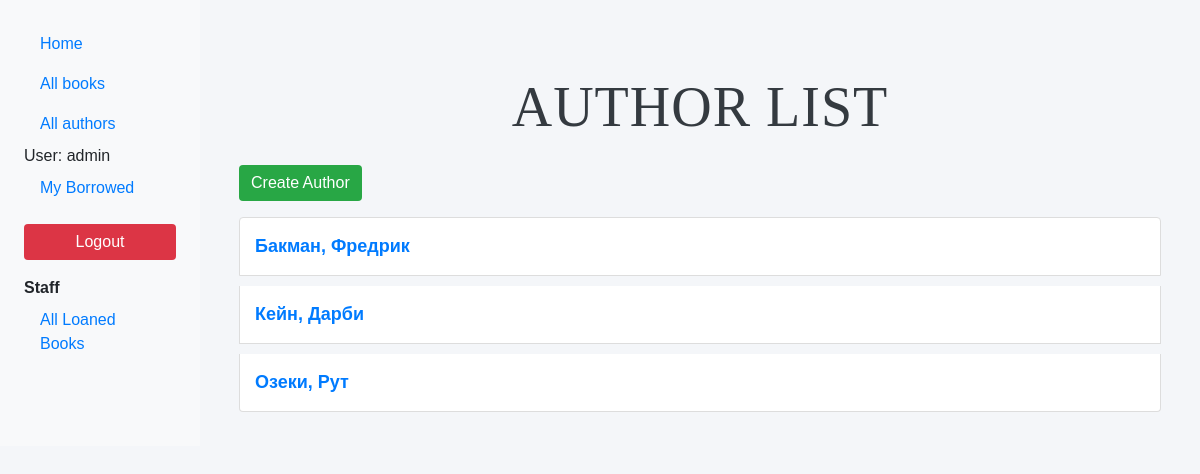
The app's page /catalog/authors/ (signed in) with its own data.
### catalog/models.py (models this page shows)
class Author(models.Model):
    first_name = models.CharField(max_length=100)
    last_name = models.CharField(max_length=100)
    date_of_birth = models.DateField(null=True, blank=True)
    date_of_death = models.DateField('Died', null=True, blank=True)
    def get_absolute_url(self):
        return reverse('author-detail', args=[str(self.id)])
    def __str__(self):
        return '%s, %s' % (self.last_name, self.first_name)

### catalog/views.py (the view)
# urls.py: path('authors/', views.AuthorListView.as_view(), name='author-list'),
class AuthorListView(generic.ListView):
    model = Author
    template_name = 'author_list.html'  # Шаблон для отображения списка авторов
    context_object_name = 'author_list'  # Имя переменной, которая будет использоваться в шаблоне
    def get_context_data(self, **kwargs):
        context = super().get_context_data(**kwargs)
        context['is_librarian'] = self.request.user.groups.filter(name='Librarians').exists()
        return context

### catalog/templates/author_list.html
{% extends "base_generic.html" %}
{% block content %}
<div class="container">
  <h1 class="display-4 text-center my-4">Author List</h1>
  {% if is_librarian %}
  <div class="mb-3">
    <a class="btn btn-success" href="{% url 'author_create' %}">Create Author</a>
  </div>
  {% endif %}
  {% if author_list %}
  <div class="row">
    <div class="col-md-12">
      <ul class="list-group">
        {% for author in author_list %}
        <li class="list-group-item d-flex justify-content-between align-items-center">
          <a href="{{ author.get_absolute_url }}" class="text-primary">{{ author }}</a>
        </li>
        {% endfor %}
      </ul>
    </div>
  </div>
  {% else %}
  <p class="text-center">No authors available.</p>
  {% endif %}
</div>
{% endblock %}

### catalog/templates/base_generic.html (shortened to what this page needs)
{% load static %}
<!doctype html>
<html lang="en">
<head>
  <link
          rel="stylesheet"
          href="https://maxcdn.bootstrapcdn.com/bootstrap/4.5.2/css/bootstrap.min.css" />
  <link rel="stylesheet" href="{% static 'css/styles.css' %}" />
</head>
<body>
<div class="container-fluid">
  <div class="row">
    <div class="col-md-3 col-lg-2 p-4 bg-light">
      {% block sidebar %}
      <ul class="nav flex-column">
        <li class="nav-item"><a class="nav-link active" href="{% url 'index' %}">Home</a></li>
        <li class="nav-item"><a class="nav-link" href="{% url 'book_list' %}">All books</a></li>
        <li class="nav-item"><a class="nav-link" href="{% url 'author-list' %}">All authors</a></li>
        {% if user.is_authenticated %}
        <li class="nav-item">User: {{ user.get_username }}</li>
        <li class="nav-item"><a class="nav-link" href="{% url 'my-borrowed' %}">My Borrowed</a></li>
        <form action="{% url 'logout' %}" method="post">
          <button type="submit" class="btn btn-danger w-100 mt-3">Logout</button>
        </form>
        {% else %}
        <li class="nav-item"><a class="nav-link" href="{% url 'login'%}">Login</a></li>
        {% endif %}
        {% if is_librarian %}
        <li class="nav-item mt-3"><strong>Staff</strong></li>
        <li class="nav-item"><a class="nav-link" href="{% url 'all-loaned-books' %}">All Loaned Books</a></li>
        {% endif %}
      </ul>
      {% endblock %}
    </div>
    <div class="col-md-9 col-lg-10 p-4">
      {% block content %}{% endblock %}
    </div>
  </div>
</div>
</body>
</html>

### catalog/static/css/styles.css (style rules this page uses)
body { background-color: #f8f9fa; font-family: 'Arial', sans-serif; }
h1, h2 { font-family: 'Georgia', serif; }
.btn-danger { background-color: #dc3545; border: none; color: white; }
body { background-color: #f4f6f9; font-family: 'Arial', sans-serif; }
h1 { font-family: 'Georgia', serif; color: #343a40; font-weight: 600; }
.list-group-item { background-color: #fff; border: 1px solid #ddd; font-size: 16px; }
.container { max-width: 1200px; margin-top: 50px; }
.text-center { text-align: center; }
h1 { color: #343a40; font-weight: 600; text-transform: uppercase; }
.btn-success { background-color: #28a745; border: none; color: white; font-weight: 500; }
.list-group-item { background-color: #fff; border: 1px solid #ddd; margin-bottom: 10px; padding: 15px; font-size: 18px; }
h1 { color: #343a40; font-weight: bold; text-transform: uppercase; letter-spacing: 1px; }
a { text-decoration: none; }
h1 { color: #343a40; font-weight: 600; text-transform: uppercase; margin-bottom: 20px; }
.list-group-item a { text-decoration: none; color: #007bff; font-weight: bold; }
.text-primary { color: #007bff; }
h1 { color: #343a40; font-weight: bold; font-size: 36px; margin-bottom: 20px; }
.list-group-item { background-color: #fff; border: 1px solid #ddd; padding: 15px; font-size: 18px; margin-bottom: 10px; }
.list-group-item a { text-decoration: none; color: #007bff; }

### records on screen
Author: last_name+first_name "Бакман, Фредрик"
Author: last_name+first_name "Кейн, Дарби"
Author: last_name+first_name "Озеки, Рут"

### other values on screen
{{ user.get_username }} "admin"
